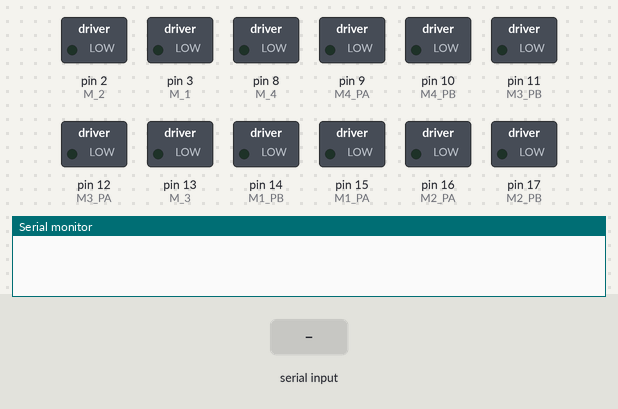
Recording of a sketch running on a simulated Arduino Uno, built with avr-gcc and run on an emulated ATmega328P. Shown: switched loads named in the sketch (green lamp = pin HIGH), the last lines printed to the serial monitor. Inputs (shaded band) come from the test bench.

Above: at 1.2 s.
1.3 s: "A" received over Serial
At 1.8 s:
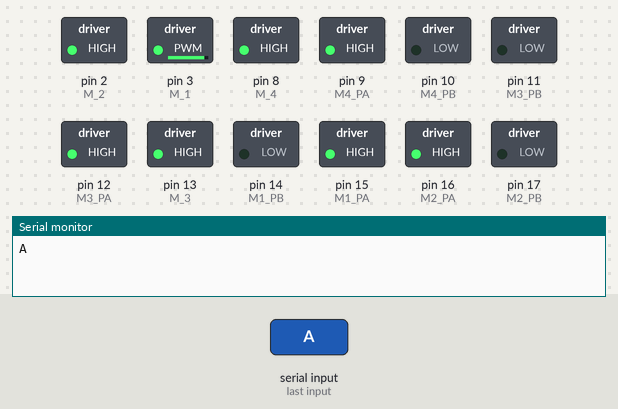
2.8 s: "B" received over Serial
At 4.0 s:
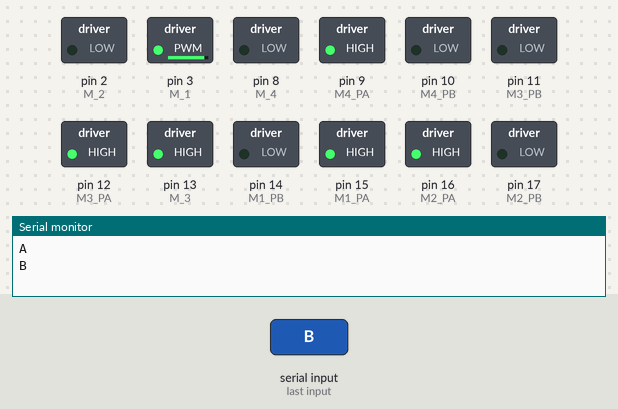
4.3 s: "C" received over Serial
At 5.3 s:
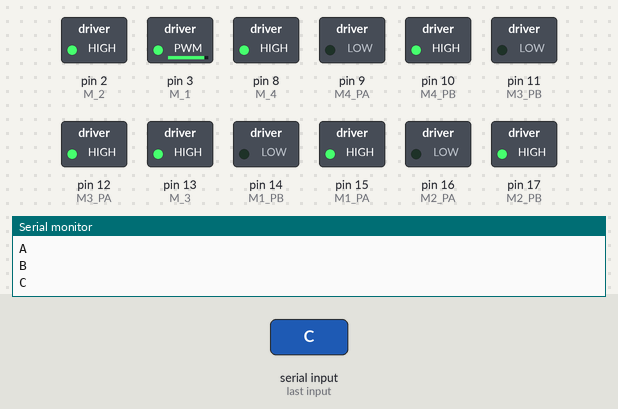
5.8 s: "D" received over Serial
At 6.4 s:
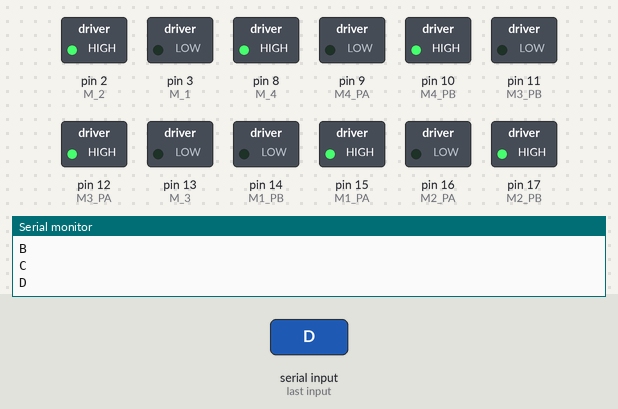
7.3 s: "E" received over Serial
At 8.5 s:
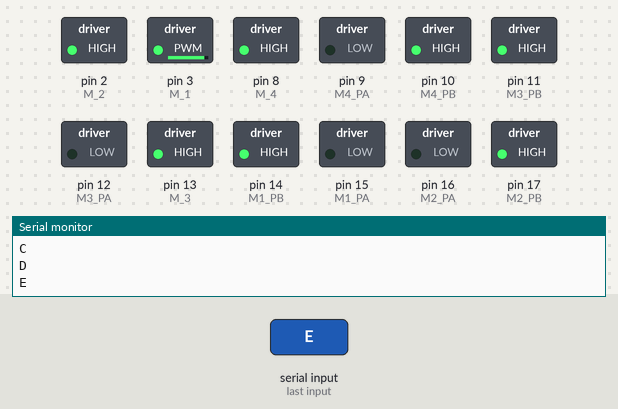
8.8 s: "F" received over Serial
At 9.9 s:
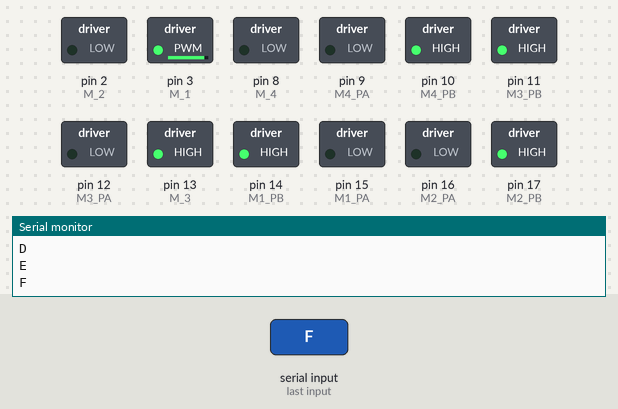
Timing chart, 0 to 11.3 s (numbered marks = the images above; inputs shaded):
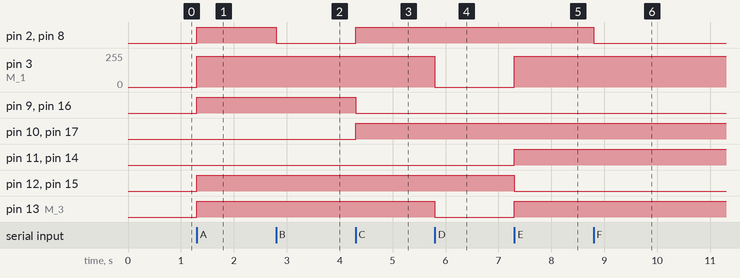

The sketch:

2019_MecanumsRobot.ino
```cpp
// Define los pines del motor
#define M_1 3 //llanta numero 1 50-51
#define M_2 2 //llanra numero 2 52-53
#define M_3 13 //llanta numero 3 11-12
#define M_4 8 //llanta numero 4 9-10

#define M1_PA 15
#define M1_PB 14

#define M2_PA 16
#define M2_PB 17

#define M3_PA 12
#define M3_PB 11

#define M4_PA 9
#define M4_PB 10

int PWM=230;


void setup() {
  // Inicializamos los pines del motor
  //MOTOR1
  pinMode(M_1, OUTPUT);
  pinMode(M1_PA, OUTPUT);
  pinMode(M1_PB, OUTPUT);
  //MOTOR2
  pinMode(M_2, OUTPUT);
  pinMode(M2_PA, OUTPUT);
  pinMode(M2_PB, OUTPUT);
  //MOTOR3
  pinMode(M_3, OUTPUT);
  pinMode(M3_PA, OUTPUT);
  pinMode(M3_PB, OUTPUT);
  //MOTOR4
  pinMode(M_4, OUTPUT);
  pinMode(M4_PA, OUTPUT);
  pinMode(M4_PB, OUTPUT);

  // Iniciamos Monitor Serial y mostramos menu por primera vez
  Serial.begin(9600);
}

void loop() {

  // Esperamos a que ingresen algo
  if (Serial.available()) {

    char input = Serial.read();

    Serial.println(input);
    // Segun la opcion ingresada ejecutamos la orden

//    switch (input){
//      case 'V':
//        PWM=0;
//      break;

//      case 'X':
//        PWM=100;
//      break;

//      case 'Y':
//        PWM=180;
//      break;

//      case 'Z':
//        PWM=255;
//      break;
//    }

    switch (input) {
      //ADELANTE
      case 'A':
      //MOTOR1
        analogWrite(M_1, PWM);
        digitalWrite(M1_PA, HIGH);
        digitalWrite(M1_PB, LOW);
      //MOTOR2
        analogWrite(M_2, PWM);
        digitalWrite(M2_PA, HIGH);
        digitalWrite(M2_PB, LOW);
      //MOTOR3
        analogWrite(M_3, PWM);
        digitalWrite(M3_PA, HIGH);
        digitalWrite(M3_PB, LOW);
      //MOTOR4
        analogWrite(M_4, PWM);
        digitalWrite(M4_PA, HIGH);
        digitalWrite(M4_PB, LOW);
      break;
      //DIAG SUP DER
      case 'B':
      //MOTOR1
        analogWrite(M_1, PWM);
        digitalWrite(M1_PA, HIGH);
        digitalWrite(M1_PB, LOW);
      //MOTOR2
        analogWrite(M_2, 0);
        digitalWrite(M2_PA, HIGH);
        digitalWrite(M2_PB, LOW);
      //MOTOR3
        analogWrite(M_3, PWM);
        digitalWrite(M3_PA, HIGH);
        digitalWrite(M3_PB, LOW);
      //MOTOR4
        analogWrite(M_4, 0);
        digitalWrite(M4_PA, HIGH);
        digitalWrite(M4_PB, LOW);
      break;
      //DER
      case 'C':
      //MOTOR1
        analogWrite(M_1, PWM);
        digitalWrite(M1_PA, HIGH);
        digitalWrite(M1_PB, LOW);
      //MOTOR2
        analogWrite(M_2, PWM);
        digitalWrite(M2_PA, LOW);
        digitalWrite(M2_PB, HIGH);
      //MOTOR3
        analogWrite(M_3, PWM);
        digitalWrite(M3_PA, HIGH);
        digitalWrite(M3_PB, LOW);
      //MOTOR4
        analogWrite(M_4, PWM);
        digitalWrite(M4_PA, LOW);
        digitalWrite(M4_PB, HIGH);
      break;
      case 'D':
      //MOTOR1
        analogWrite(M_1, 0);
        digitalWrite(M1_PA, HIGH);
        digitalWrite(M1_PB, LOW);
      //MOTOR2
        analogWrite(M_2, PWM);
        digitalWrite(M2_PA, LOW);
        digitalWrite(M2_PB, HIGH);
      //MOTOR3
        analogWrite(M_3, 0);
        digitalWrite(M3_PA, HIGH);
        digitalWrite(M3_PB, LOW);
      //MOTOR4
        analogWrite(M_4, PWM);
        digitalWrite(M4_PA, LOW);
        digitalWrite(M4_PB, HIGH);
      break;
      //ATRAS
      case 'E':
      //MOTOR1
        analogWrite(M_1, PWM);
        digitalWrite(M1_PA, LOW);
        digitalWrite(M1_PB, HIGH);
      //MOTOR2
        analogWrite(M_2, PWM);
        digitalWrite(M2_PA, LOW);
        digitalWrite(M2_PB, HIGH);
      //MOTOR3
        analogWrite(M_3, PWM);
        digitalWrite(M3_PA, LOW);
        digitalWrite(M3_PB, HIGH);
      //MOTOR4
        analogWrite(M_4, PWM);
        digitalWrite(M4_PA, LOW);
        digitalWrite(M4_PB, HIGH);
      break;
      //DIAG INFERIOR IZQ
      case 'F':
      //MOTOR1
        analogWrite(M_1, PWM);
        digitalWrite(M1_PA, LOW);
        digitalWrite(M1_PB, HIGH);
      //MOTOR2
        analogWrite(M_2, 0);
        digitalWrite(M2_PA, LOW);
        digitalWrite(M2_PB, HIGH);
      //MOTOR3
        analogWrite(M_3, PWM);
        digitalWrite(M3_PA, LOW);
        digitalWrite(M3_PB, HIGH);
      //MOTOR4
        analogWrite(M_4, 0);
        digitalWrite(M4_PA, LOW);
        digitalWrite(M4_PB, HIGH);
      break;
      //IZQ
      case 'G':
      //MOTOR1
        analogWrite(M_1, PWM);
        digitalWrite(M1_PA, LOW);
        digitalWrite(M1_PB, HIGH);
      //MOTOR2
        analogWrite(M_2, PWM);
        digitalWrite(M2_PA, HIGH);
        digitalWrite(M2_PB, LOW);
      //MOTOR3
        analogWrite(M_3, PWM);
        digitalWrite(M3_PA, LOW);
        digitalWrite(M3_PB, HIGH);
      //MOTOR4
        analogWrite(M_4, PWM);
        digitalWrite(M4_PA, HIGH);
        digitalWrite(M4_PB, LOW);
      break;
      //DIAG SUP IZQ
      case 'H':
      //MOTOR1
        analogWrite(M_1, 0);
        digitalWrite(M1_PA, HIGH);
        digitalWrite(M1_PB, LOW);
      //MOTOR2
        analogWrite(M_2, PWM);
        digitalWrite(M2_PA, HIGH);
        digitalWrite(M2_PB, LOW);
      //MOTOR3
        analogWrite(M_3, 0);
        digitalWrite(M3_PA, HIGH);
        digitalWrite(M3_PB, LOW);
      //MOTOR4
        analogWrite(M_4, PWM);
        digitalWrite(M4_PA, HIGH);
        digitalWrite(M4_PB, LOW);
      break;
      //GIRO DER
      case 'I':
      //MOTOR1
        analogWrite(M_1, PWM);
        digitalWrite(M1_PA, HIGH);
        digitalWrite(M1_PB, LOW);
      //MOTOR2
        analogWrite(M_2, PWM);
        digitalWrite(M2_PA, LOW);
        digitalWrite(M2_PB, HIGH);
      //MOTOR3
        analogWrite(M_3, PWM);
        digitalWrite(M3_PA, LOW);
        digitalWrite(M3_PB, HIGH);
      //MOTOR4
        analogWrite(M_4, PWM);
        digitalWrite(M4_PA, HIGH);
        digitalWrite(M4_PB, LOW);
      break;
      //GIRO IZQ
      case 'J':
      //MOTOR1
        analogWrite(M_1, PWM);
        digitalWrite(M1_PA, LOW);
        digitalWrite(M1_PB, HIGH);
      //MOTOR2
        analogWrite(M_2, PWM);
        digitalWrite(M2_PA, HIGH);
        digitalWrite(M2_PB, LOW);
      //MOTOR3
        analogWrite(M_3, PWM);
        digitalWrite(M3_PA, HIGH);
        digitalWrite(M3_PB, LOW);
      //MOTOR4
        analogWrite(M_4, PWM);
        digitalWrite(M4_PA, LOW);
        digitalWrite(M4_PB, HIGH);
      break;

      case 'S':
       //MOTOR1
         analogWrite(M_1,0);
       //MOTOR2
         analogWrite(M_2,0);
       //MOTOR3
         analogWrite(M_3,0);
       //MOTOR4
         analogWrite(M_4,0);

      default:
       //MOTOR1
         analogWrite(M_1,0);
       //MOTOR2
         analogWrite(M_2,0);
       //MOTOR3
         analogWrite(M_3,0);
       //MOTOR4
         analogWrite(M_4,0);
    }

  }

}
```

Measured:
- after the input at 1.3 s, pin 2 (M_2), pin 8 (M_4), pin 9 (M4_PA), pin 12 (M3_PA), pin 13 (M_3), pin 15 (M1_PA), pin 16 (M2_PA): LOW → HIGH at once; pin 3 (M_1): 0/255 → 230/255 at once
- after the input at 2.8 s, pin 2 (M_2), pin 8 (M_4): HIGH → LOW at once
- after the input at 4.3 s, pin 2 (M_2), pin 8 (M_4), pin 10 (M4_PB), pin 17 (M2_PB): LOW → HIGH at once; pin 9 (M4_PA), pin 16 (M2_PA): HIGH → LOW at once
- after the input at 5.8 s, pin 3 (M_1): 230/255 → 0/255 at once; pin 13 (M_3): HIGH → LOW at once
- after the input at 7.3 s, pin 3 (M_1): 0/255 → 230/255 at once; pin 11 (M3_PB), pin 13 (M_3), pin 14 (M1_PB): LOW → HIGH at once; pin 12 (M3_PA), pin 15 (M1_PA): HIGH → LOW at once
- after the input at 8.8 s, pin 2 (M_2), pin 8 (M_4): HIGH → LOW at once
